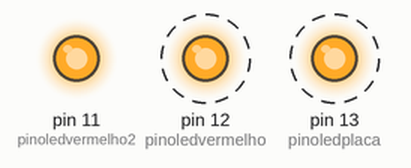
Recording of a sketch running on a simulated Arduino Uno, built with avr-gcc and run on an emulated ATmega328P. On the bench: output pins drawn as LEDs (lit = HIGH). Dashed ring = blinking.

Above: at 0.15 s.
Timing chart, 0 to 3.0 s (numbered marks = the images above):
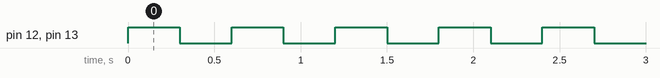

The sketch:

codigo_ledvermelho.ino
```cpp
//Criando as variáveis
//int = integer, numeros inteiros
//Dois iguais, comparação, um igual adicionando valor

int pinoledvermelho = 12;
int pinoledplaca = 13;
int pinoledvermelho2 = 11;

// Setup é a função/trecho de código que é executado uma única vez ao gravar o código no arduino
void setup() {

// put your setup code here, to run once:
// Função que configura a porta sendo INPUT ou OUTPUT

  pinMode(pinoledvermelho, OUTPUT);
  pinMode(pinoledplaca, OUTPUT);
  pinMode(pinoledvermelho2, OUTPUT);
  digitalWrite(pinoledvermelho2, HIGH);
}

void loop() {
// put your main code here, to run repeatedly:

//Estrutura de repetição que funciona no momento em que o codigo for gravado no arduino logo após a execução do setup

digitalWrite(pinoledvermelho, HIGH);
digitalWrite(pinoledplaca, HIGH);
delay(300);
digitalWrite(pinoledvermelho, LOW);
digitalWrite(pinoledplaca, LOW);
delay(300);
}
```

Measured:
- by itself, pin 12 (pinoledvermelho), pin 13 (pinoledplaca): alternates HIGH for 0.30 s and LOW for 0.30 s
